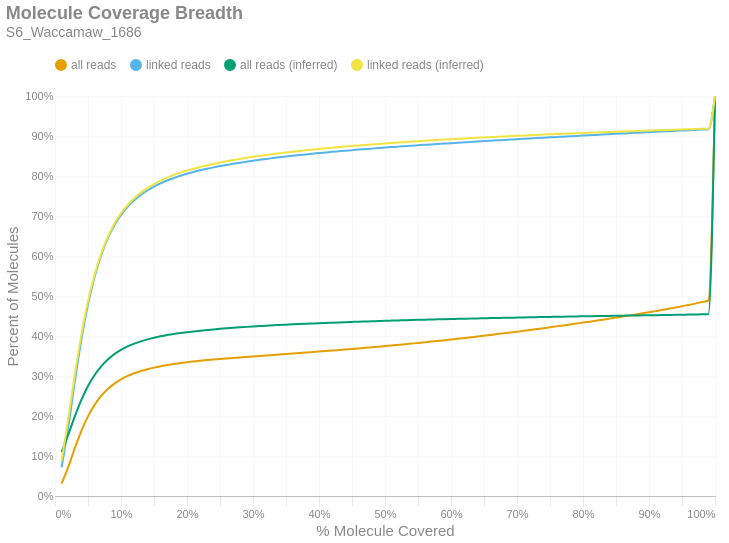

The notebook cell saved with this chart:
### Markdown cell above
### Molecule Read Coverage
This chart shows molecule coverage breadth as computed by the number of bases aligned to that molecule. In other words, "*how much of each unique long molecule is actually sequenced/aligned?*" Keep in mind there is a distinction between sequences and alignments, since some sequences belonging to a particular molecule may not align well and wouldn't appear in the alignment data. This chart also shows molecule coverage breadth as computed by the *inferred fragment* from which the aligned sequences originate. Unlike read coverage, this calculation takes into account the total insert size, including unsequenced gaps between the forward and reverse reads. Like the previous figures, these are cumulative percents.

### Code cell
if SKIPLR:
    print_html(f"Skipped")
else:
    binned_df = consolidated_hist(valids['coverage_bp'], mask, 0.01, True)
    binned_df_inf = consolidated_hist(valids['coverage_inserts'], mask, 0.01, True)
    binned_df = binned_df.with_columns(pl.lit(binned_df_inf['all reads (cumsum)']).alias('all reads (inferred)'))
    binned_df = binned_df.with_columns(pl.lit(binned_df_inf['linked reads (cumsum)']).alias('linked reads (inferred)'))
    binned_df = binned_df.with_columns(
        (pl.col('bin').cast(pl.Float64) + 0.01).alias('right_edge')
    )

    with SafeRender(binned_df):
        (
            density_plot(binned_df, 'Molecule Coverage Breadth', samplename, 'molcov', ['all reads (inferred)','linked reads (inferred)'])
            .encode(
                #x=alt.X('bin:Q', title="% Molecule Covered").axis(format = '%').scale(padding=0),
                x=alt.X('right_edge:Q', title="% Molecule Covered").axis(format='%').scale(padding=0),
                y=alt.Y('value:Q', title='Percent of Molecules')
                    .axis(format='%')
                    .stack(False)
                    .scale(domainMin=0, padding=0),
                color=alt.Color("key:N").scale(domain = ["all reads", "linked reads", "all reads (inferred)", "linked reads (inferred)"]),
                tooltip = [
                    alt.Tooltip("key:N", title = "Data Type"),
                    alt.Tooltip("range_label:N", title="% Molecule Covered"),
                    alt.Tooltip("value:Q", format = ".2%", title="% Molecules")
                ]
            )
        ).display()

### Figure 1 — Vega-Lite specification as saved in the notebook (floating-point values rounded to 4 significant figures)
{"width": "container", "height": 400, "config": {"title": {"anchor": "start", "dy": -15, "fontSize": 18, "color": "#888888", "subtitleColor": "#888888", "subtitleFontSize": 14}, "arc": {"fill": "#0072B2"}, "axis": {"domainColor": "#888888", "domainWidth": 0.5, "gridWidth": 0.2, "grid": false, "titleFontWeight": 400, "titleFontSize": 15, "labelFontSize": 11, "labelColor": "#888888", "tickColor": "#888888", "tickWidth": 0.2, "titleColor": "#888888"}, "axisBand": {"grid": false}, "axisX": {"grid": true, "tickSize": 10, "domainCap": "round"}, "axisY": {"domain": false, "grid": true, "tickSize": 0, "domainCap": "round"}, "background": "transparent", "header": {"labelFontSize": 15, "labelColor": "#888888", "titleFontSize": 15, "titleFontWeight": 600, "titleColor": "#888888"}, "legend": {"labelFont": "sans-serif", "labelFontSize": 12, "labelColor": "#888888", "symbolSize": 100, "symbolType": "circle", "titleFontSize": 12, "titlePadding": 10, "titleColor": "#888888", "title": null, "orient": "top"}, "range": {"category": ["#E69F00", "#56B4E9", "#009E73", "#F0E442", "#0072B2", "#D55E00", "#CC79A7", "#000000"], "diverging": ["#cfe8f3", "#a2d4ec", "#73bfe2", "#46abdb", "#1696d2", "#12719e"]}, "area": {"fill": "#0072B2", "fillOpacity": 0.7, "line": true, "strokeOpacity": 0.7}, "line": {"color": "#0072B2", "stroke": "#0072B2", "strokeWidth": 2}, "trail": {"color": "#0072B2", "stroke": "#0072B2", "strokeWidth": 0, "size": 1}, "point": {"filled": true, "fillOpacity": 1.0, "size": 95}, "text": {"color": "#888888", "fontSize": 11, "align": "right", "fontWeight": 400, "size": 11}, "bar": {"fill": "#0072B2", "stroke": null}, "view": {"stroke": null, "continuousWidth": 660, "continuousHeight": 400}}, "data": {"name": "data-00c81d967f9e94a91b48e7a7d887284a"}, "mark": {"type": "line", "interpolate": "monotone", "point": {"opacity": 0, "size": 275}}, "encoding": {"color": {"field": "key", "scale": {"domain": ["all reads", "linked reads", "all reads (inferred)", "linked reads (inferred)"]}, "type": "nominal"}, "tooltip": [{"field": "key", "title": "Data Type", "type": "nominal"}, {"field": "range_label", "title": "% Molecule Covered", "type": "nominal"}, {"field": "value", "format": ".2%", "title": "% Molecules", "type": "quantitative"}], "x": {"axis": {"format": "%"}, "field": "right_edge", "scale": {"padding": 0}, "title": "% Molecule Covered", "type": "quantitative"}, "y": {"axis": {"format": "%"}, "field": "value", "scale": {"domainMin": 0, "padding": 0}, "stack": false, "title": "Percent of Molecules", "type": "quantitative"}}, "params": [{"name": "param_c36ac31b6afebe62", "select": {"type": "point", "fields": ["key"]}, "bind": "legend"}], "title": {"text": "Molecule Coverage Breadth", "subtitle": "S6_Waccamaw_1686"}, "transform": [{"fold": ["all reads (cumsum)", "linked reads (cumsum)", "all reads (inferred)", "linked reads (inferred)"]}, {"calculate": "replace(datum.key, ' (cumsum)', '')", "as": "key"}, {"filter": {"param": "param_c36ac31b6afebe62"}}], "usermeta": {"embedOptions": {"downloadFileName": "S6_Waccamaw_1686.molcov"}}, "$schema": "https://vega.github.io/schema/vega-lite/v6.1.0.json", "datasets": {"data-00c81d967f9e94a91b48e7a7d887284a": [{"bin": "0.0", "interval": "0.0-0.01", "all reads": 0.03086, "linked reads": 0.07167, "all reads (cumsum)": 0.03086, "linked reads (cumsum)": 0.07167, "range_label": "0.0-0.01", "all reads (inferred)": 0.1101, "linked reads (inferred)": 0.08784, "right_edge": 0.01}, {"bin": "0.01", "interval": "0.01-0.02", "all reads": 0.04119, "linked reads": 0.09918, "all reads (cumsum)": 0.07205, "linked reads (cumsum)": 0.1709, "range_label": "0.01-0.02", "all reads (inferred)": 0.1529, "linked reads (inferred)": 0.1913, "right_edge": 0.02}, {"bin": "0.02", "interval": "0.02-0.03", "all reads": 0.04761, "linked reads": 0.1152, "all reads (cumsum)": 0.1197, "linked reads (cumsum)": 0.2861, "range_label": "0.02-0.03", "all reads (inferred)": 0.1989, "linked reads (inferred)": 0.3027, "right_edge": 0.03}, {"bin": "0.03", "interval": "0.03-0.04", "all reads": 0.0433, "linked reads": 0.1049, "all reads (cumsum)": 0.163, "linked reads (cumsum)": 0.391, "range_label": "0.03-0.04", "all reads (inferred)": 0.2404, "linked reads (inferred)": 0.4034, "right_edge": 0.04}, {"bin": "0.04", "interval": "0.04-0.05", "all reads": 0.03612, "linked reads": 0.08759, "all reads (cumsum)": 0.1991, "linked reads (cumsum)": 0.4786, "range_label": "0.04-0.05", "all reads (inferred)": 0.2749, "linked reads (inferred)": 0.4873, "right_edge": 0.05}, {"bin": "0.05", "interval": "0.05-0.06", "all reads": 0.02871, "linked reads": 0.06959, "all reads (cumsum)": 0.2278, "linked reads (cumsum)": 0.5482, "range_label": "0.05-0.06", "all reads (inferred)": 0.3024, "linked reads (inferred)": 0.554, "right_edge": 0.06}, {"bin": "0.06", "interval": "0.06-0.07", "all reads": 0.02234, "linked reads": 0.05413, "all reads (cumsum)": 0.2501, "linked reads (cumsum)": 0.6023, "range_label": "0.06-0.07", "all reads (inferred)": 0.3241, "linked reads (inferred)": 0.6067, "right_edge": 0.07}, {"bin": "0.07", "interval": "0.07-0.08", "all reads": 0.01734, "linked reads": 0.04199, "all reads (cumsum)": 0.2675, "linked reads (cumsum)": 0.6443, "range_label": "0.07-0.08", "all reads (inferred)": 0.3412, "linked reads (inferred)": 0.6481, "right_edge": 0.08}, {"bin": "0.08", "interval": "0.08-0.09", "all reads": 0.01348, "linked reads": 0.03262, "all reads (cumsum)": 0.281, "linked reads (cumsum)": 0.6769, "range_label": "0.08-0.09", "all reads (inferred)": 0.3548, "linked reads (inferred)": 0.6811, "right_edge": 0.09}, {"bin": "0.09", "interval": "0.09-0.1", "all reads": 0.01065, "linked reads": 0.02572, "all reads (cumsum)": 0.2916, "linked reads (cumsum)": 0.7026, "range_label": "0.09-0.1", "all reads (inferred)": 0.3655, "linked reads (inferred)": 0.707, "right_edge": 0.1}, {"bin": "0.1", "interval": "0.1-0.11", "all reads": 0.008509, "linked reads": 0.02052, "all reads (cumsum)": 0.3001, "linked reads (cumsum)": 0.7232, "range_label": "0.1-0.11", "all reads (inferred)": 0.374, "linked reads (inferred)": 0.7276, "right_edge": 0.11}, {"bin": "0.11", "interval": "0.11-0.12", "all reads": 0.006751, "linked reads": 0.01627, "all reads (cumsum)": 0.3069, "linked reads (cumsum)": 0.7394, "range_label": "0.11-0.12", "all reads (inferred)": 0.3809, "linked reads (inferred)": 0.7444, "right_edge": 0.12}, {"bin": "0.12", "interval": "0.12-0.13", "all reads": 0.005492, "linked reads": 0.01323, "all reads (cumsum)": 0.3124, "linked reads (cumsum)": 0.7527, "range_label": "0.12-0.13", "all reads (inferred)": 0.3867, "linked reads (inferred)": 0.7583, "right_edge": 0.13}, {"bin": "0.13", "interval": "0.13-0.14", "all reads": 0.004606, "linked reads": 0.0111, "all reads (cumsum)": 0.317, "linked reads (cumsum)": 0.7638, "range_label": "0.13-0.14", "all reads (inferred)": 0.3915, "linked reads (inferred)": 0.7701, "right_edge": 0.14}, {"bin": "0.14", "interval": "0.14-0.15", "all reads": 0.003994, "linked reads": 0.009601, "all reads (cumsum)": 0.321, "linked reads (cumsum)": 0.7734, "range_label": "0.14-0.15", "all reads (inferred)": 0.3956, "linked reads (inferred)": 0.7799, "right_edge": 0.15}, {"bin": "0.15", "interval": "0.15-0.16", "all reads": 0.003472, "linked reads": 0.008321, "all reads (cumsum)": 0.3244, "linked reads (cumsum)": 0.7817, "range_label": "0.15-0.16", "all reads (inferred)": 0.3992, "linked reads (inferred)": 0.7886, "right_edge": 0.16}, {"bin": "0.16", "interval": "0.16-0.17", "all reads": 0.002941, "linked reads": 0.007012, "all reads (cumsum)": 0.3274, "linked reads (cumsum)": 0.7887, "range_label": "0.16-0.17", "all reads (inferred)": 0.4023, "linked reads (inferred)": 0.796, "right_edge": 0.17}, {"bin": "0.17", "interval": "0.17-0.18", "all reads": 0.00263, "linked reads": 0.006268, "all reads (cumsum)": 0.33, "linked reads (cumsum)": 0.795, "range_label": "0.17-0.18", "all reads (inferred)": 0.405, "linked reads (inferred)": 0.8026, "right_edge": 0.18}, {"bin": "0.18", "interval": "0.18-0.19", "all reads": 0.002295, "linked reads": 0.00548, "all reads (cumsum)": 0.3323, "linked reads (cumsum)": 0.8004, "range_label": "0.18-0.19", "all reads (inferred)": 0.4074, "linked reads (inferred)": 0.8084, "right_edge": 0.19}, {"bin": "0.19", "interval": "0.19-0.2", "all reads": 0.002174, "linked reads": 0.00516, "all reads (cumsum)": 0.3345, "linked reads (cumsum)": 0.8056, "range_label": "0.19-0.2", "all reads (inferred)": 0.4096, "linked reads (inferred)": 0.8137, "right_edge": 0.2}, {"bin": "0.2", "interval": "0.2-0.21", "all reads": 0.001888, "linked reads": 0.004469, "all reads (cumsum)": 0.3364, "linked reads (cumsum)": 0.8101, "range_label": "0.2-0.21", "all reads (inferred)": 0.4115, "linked reads (inferred)": 0.8183, "right_edge": 0.21}, {"bin": "0.21", "interval": "0.21-0.22", "all reads": 0.001771, "linked reads": 0.004146, "all reads (cumsum)": 0.3381, "linked reads (cumsum)": 0.8142, "range_label": "0.21-0.22", "all reads (inferred)": 0.4133, "linked reads (inferred)": 0.8226, "right_edge": 0.22}, {"bin": "0.22", "interval": "0.22-0.23", "all reads": 0.001643, "linked reads": 0.003841, "all reads (cumsum)": 0.3398, "linked reads (cumsum)": 0.8181, "range_label": "0.22-0.23", "all reads (inferred)": 0.4149, "linked reads (inferred)": 0.8264, "right_edge": 0.23}, {"bin": "0.23", "interval": "0.23-0.24", "all reads": 0.001531, "linked reads": 0.003543, "all reads (cumsum)": 0.3413, "linked reads (cumsum)": 0.8216, "range_label": "0.23-0.24", "all reads (inferred)": 0.4164, "linked reads (inferred)": 0.8302, "right_edge": 0.24}, {"bin": "0.24", "interval": "0.24-0.25", "all reads": 0.001386, "linked reads": 0.003153, "all reads (cumsum)": 0.3427, "linked reads (cumsum)": 0.8248, "range_label": "0.24-0.25", "all reads (inferred)": 0.4179, "linked reads (inferred)": 0.8336, "right_edge": 0.25}, {"bin": "0.25", "interval": "0.25-0.26", "all reads": 0.001302, "linked reads": 0.002938, "all reads (cumsum)": 0.344, "linked reads (cumsum)": 0.8277, "range_label": "0.25-0.26", "all reads (inferred)": 0.4192, "linked reads (inferred)": 0.8369, "right_edge": 0.26}, {"bin": "0.26", "interval": "0.26-0.27", "all reads": 0.001276, "linked reads": 0.002885, "all reads (cumsum)": 0.3453, "linked reads (cumsum)": 0.8306, "range_label": "0.26-0.27", "all reads (inferred)": 0.4205, "linked reads (inferred)": 0.8399, "right_edge": 0.27}, {"bin": "0.27", "interval": "0.27-0.28", "all reads": 0.001241, "linked reads": 0.002725, "all reads (cumsum)": 0.3465, "linked reads (cumsum)": 0.8333, "range_label": "0.27-0.28", "all reads (inferred)": 0.4217, "linked reads (inferred)": 0.8428, "right_edge": 0.28}, {"bin": "0.28", "interval": "0.28-0.29", "all reads": 0.001214, "linked reads": 0.002563, "all reads (cumsum)": 0.3477, "linked reads (cumsum)": 0.8359, "range_label": "0.28-0.29", "all reads (inferred)": 0.4228, "linked reads (inferred)": 0.8455, "right_edge": 0.29}, {"bin": "0.29", "interval": "0.29-0.3", "all reads": 0.001216, "linked reads": 0.002445, "all reads (cumsum)": 0.3489, "linked reads (cumsum)": 0.8383, "range_label": "0.29-0.3", "all reads (inferred)": 0.4239, "linked reads (inferred)": 0.848, "right_edge": 0.3}, {"bin": "0.3", "interval": "0.3-0.31", "all reads": 0.001168, "linked reads": 0.002268, "all reads (cumsum)": 0.3501, "linked reads (cumsum)": 0.8406, "range_label": "0.3-0.31", "all reads (inferred)": 0.4248, "linked reads (inferred)": 0.8503, "right_edge": 0.31}, {"bin": "0.31", "interval": "0.31-0.32", "all reads": 0.001205, "linked reads": 0.002157, "all reads (cumsum)": 0.3513, "linked reads (cumsum)": 0.8427, "range_label": "0.31-0.32", "all reads (inferred)": 0.4258, "linked reads (inferred)": 0.8527, "right_edge": 0.32}, {"bin": "0.32", "interval": "0.32-0.33", "all reads": 0.001169, "linked reads": 0.002001, "all reads (cumsum)": 0.3525, "linked reads (cumsum)": 0.8447, "range_label": "0.32-0.33", "all reads (inferred)": 0.4268, "linked reads (inferred)": 0.855, "right_edge": 0.33}, {"bin": "0.33", "interval": "0.33-0.34", "all reads": 0.001193, "linked reads": 0.002004, "all reads (cumsum)": 0.3537, "linked reads (cumsum)": 0.8467, "range_label": "0.33-0.34", "all reads (inferred)": 0.4276, "linked reads (inferred)": 0.8569, "right_edge": 0.34}, {"bin": "0.34", "interval": "0.34-0.35", "all reads": 0.001249, "linked reads": 0.001972, "all reads (cumsum)": 0.3549, "linked reads (cumsum)": 0.8487, "range_label": "0.34-0.35", "all reads (inferred)": 0.4284, "linked reads (inferred)": 0.8589, "right_edge": 0.35}, {"bin": "0.35", "interval": "0.35-0.36", "all reads": 0.001196, "linked reads": 0.001899, "all reads (cumsum)": 0.3561, "linked reads (cumsum)": 0.8506, "range_label": "0.35-0.36", "all reads (inferred)": 0.4292, "linked reads (inferred)": 0.8608, "right_edge": 0.36}, {"bin": "0.36", "interval": "0.36-0.37", "all reads": 0.001224, "linked reads": 0.001805, "all reads (cumsum)": 0.3573, "linked reads (cumsum)": 0.8524, "range_label": "0.36-0.37", "all reads (inferred)": 0.43, "linked reads (inferred)": 0.8626, "right_edge": 0.37}, {"bin": "0.37", "interval": "0.37-0.38", "all reads": 0.001177, "linked reads": 0.001594, "all reads (cumsum)": 0.3585, "linked reads (cumsum)": 0.854, "range_label": "0.37-0.38", "all reads (inferred)": 0.4307, "linked reads (inferred)": 0.8644, "right_edge": 0.38}, {"bin": "0.38", "interval": "0.38-0.39", "all reads": 0.001255, "linked reads": 0.001649, "all reads (cumsum)": 0.3598, "linked reads (cumsum)": 0.8557, "range_label": "0.38-0.39", "all reads (inferred)": 0.4314, "linked reads (inferred)": 0.866, "right_edge": 0.39}, {"bin": "0.39", "interval": "0.39-0.4", "all reads": 0.001284, "linked reads": 0.001635, "all reads (cumsum)": 0.3611, "linked reads (cumsum)": 0.8573, "range_label": "0.39-0.4", "all reads (inferred)": 0.4321, "linked reads (inferred)": 0.8677, "right_edge": 0.4}, {"bin": "0.4", "interval": "0.4-0.41", "all reads": 0.001254, "linked reads": 0.00151, "all reads (cumsum)": 0.3623, "linked reads (cumsum)": 0.8588, "range_label": "0.4-0.41", "all reads (inferred)": 0.4328, "linked reads (inferred)": 0.8692, "right_edge": 0.41}, {"bin": "0.41", "interval": "0.41-0.42", "all reads": 0.001296, "linked reads": 0.001532, "all reads (cumsum)": 0.3636, "linked reads (cumsum)": 0.8603, "range_label": "0.41-0.42", "all reads (inferred)": 0.4334, "linked reads (inferred)": 0.8708, "right_edge": 0.42}, {"bin": "0.42", "interval": "0.42-0.43", "all reads": 0.001349, "linked reads": 0.001463, "all reads (cumsum)": 0.365, "linked reads (cumsum)": 0.8618, "range_label": "0.42-0.43", "all reads (inferred)": 0.4341, "linked reads (inferred)": 0.8723, "right_edge": 0.43}, {"bin": "0.43", "interval": "0.43-0.44", "all reads": 0.001365, "linked reads": 0.001461, "all reads (cumsum)": 0.3663, "linked reads (cumsum)": 0.8633, "range_label": "0.43-0.44", "all reads (inferred)": 0.4347, "linked reads (inferred)": 0.8737, "right_edge": 0.44}, {"bin": "0.44", "interval": "0.44-0.45", "all reads": 0.001363, "linked reads": 0.00139, "all reads (cumsum)": 0.3677, "linked reads (cumsum)": 0.8647, "range_label": "0.44-0.45", "all reads (inferred)": 0.4352, "linked reads (inferred)": 0.875, "right_edge": 0.45}, {"bin": "0.45", "interval": "0.45-0.46", "all reads": 0.001371, "linked reads": 0.001337, "all reads (cumsum)": 0.3691, "linked reads (cumsum)": 0.866, "range_label": "0.45-0.46", "all reads (inferred)": 0.4358, "linked reads (inferred)": 0.8764, "right_edge": 0.46}, {"bin": "0.46", "interval": "0.46-0.47", "all reads": 0.001347, "linked reads": 0.00119, "all reads (cumsum)": 0.3704, "linked reads (cumsum)": 0.8672, "range_label": "0.46-0.47", "all reads (inferred)": 0.4363, "linked reads (inferred)": 0.8777, "right_edge": 0.47}, {"bin": "0.47", "interval": "0.47-0.48", "all reads": 0.001408, "linked reads": 0.001253, "all reads (cumsum)": 0.3718, "linked reads (cumsum)": 0.8684, "range_label": "0.47-0.48", "all reads (inferred)": 0.4369, "linked reads (inferred)": 0.879, "right_edge": 0.48}, {"bin": "0.48", "interval": "0.48-0.49", "all reads": 0.001425, "linked reads": 0.001281, "all reads (cumsum)": 0.3732, "linked reads (cumsum)": 0.8697, "range_label": "0.48-0.49", "all reads (inferred)": 0.4374, "linked reads (inferred)": 0.8802, "right_edge": 0.49}, {"bin": "0.49", "interval": "0.49-0.5", "all reads": 0.00164, "linked reads": 0.001337, "all reads (cumsum)": 0.3749, "linked reads (cumsum)": 0.8711, "range_label": "0.49-0.5", "all reads (inferred)": 0.438, "linked reads (inferred)": 0.8815, "right_edge": 0.5}, {"bin": "0.5", "interval": "0.5-0.51", "all reads": 0.001403, "linked reads": 0.001169, "all reads (cumsum)": 0.3763, "linked reads (cumsum)": 0.8722, "range_label": "0.5-0.51", "all reads (inferred)": 0.4385, "linked reads (inferred)": 0.8827, "right_edge": 0.51}, {"bin": "0.51", "interval": "0.51-0.52", "all reads": 0.001535, "linked reads": 0.001219, "all reads (cumsum)": 0.3778, "linked reads (cumsum)": 0.8734, "range_label": "0.51-0.52", "all reads (inferred)": 0.4389, "linked reads (inferred)": 0.8838, "right_edge": 0.52}, {"bin": "0.52", "interval": "0.52-0.53", "all reads": 0.001552, "linked reads": 0.001147, "all reads (cumsum)": 0.3794, "linked reads (cumsum)": 0.8746, "range_label": "0.52-0.53", "all reads (inferred)": 0.4394, "linked reads (inferred)": 0.8849, "right_edge": 0.53}, {"bin": "0.53", "interval": "0.53-0.54", "all reads": 0.001632, "linked reads": 0.001174, "all reads (cumsum)": 0.381, "linked reads (cumsum)": 0.8758, "range_label": "0.53-0.54", "all reads (inferred)": 0.4399, "linked reads (inferred)": 0.886, "right_edge": 0.54}, {"bin": "0.54", "interval": "0.54-0.55", "all reads": 0.00163, "linked reads": 0.001084, "all reads (cumsum)": 0.3826, "linked reads (cumsum)": 0.8768, "range_label": "0.54-0.55", "all reads (inferred)": 0.4404, "linked reads (inferred)": 0.8871, "right_edge": 0.55}, {"bin": "0.55", "interval": "0.55-0.56", "all reads": 0.001711, "linked reads": 0.001086, "all reads (cumsum)": 0.3843, "linked reads (cumsum)": 0.8779, "range_label": "0.55-0.56", "all reads (inferred)": 0.4408, "linked reads (inferred)": 0.8881, "right_edge": 0.56}, {"bin": "0.56", "interval": "0.56-0.57", "all reads": 0.00169, "linked reads": 0.001093, "all reads (cumsum)": 0.386, "linked reads (cumsum)": 0.879, "range_label": "0.56-0.57", "all reads (inferred)": 0.4412, "linked reads (inferred)": 0.8891, "right_edge": 0.57}, {"bin": "0.57", "interval": "0.57-0.58", "all reads": 0.001631, "linked reads": 0.001039, "all reads (cumsum)": 0.3877, "linked reads (cumsum)": 0.8801, "range_label": "0.57-0.58", "all reads (inferred)": 0.4417, "linked reads (inferred)": 0.8901, "right_edge": 0.58}, {"bin": "0.58", "interval": "0.58-0.59", "all reads": 0.001766, "linked reads": 0.001001, "all reads (cumsum)": 0.3894, "linked reads (cumsum)": 0.8811, "range_label": "0.58-0.59", "all reads (inferred)": 0.4421, "linked reads (inferred)": 0.8911, "right_edge": 0.59}, {"bin": "0.59", "interval": "0.59-0.6", "all reads": 0.001795, "linked reads": 0.001063, "all reads (cumsum)": 0.3912, "linked reads (cumsum)": 0.8821, "range_label": "0.59-0.6", "all reads (inferred)": 0.4425, "linked reads (inferred)": 0.8921, "right_edge": 0.6}, {"bin": "0.6", "interval": "0.6-0.61", "all reads": 0.001767, "linked reads": 0.0009368, "all reads (cumsum)": 0.393, "linked reads (cumsum)": 0.8831, "range_label": "0.6-0.61", "all reads (inferred)": 0.4429, "linked reads (inferred)": 0.893, "right_edge": 0.61}, {"bin": "0.61", "interval": "0.61-0.62", "all reads": 0.001898, "linked reads": 0.001024, "all reads (cumsum)": 0.3949, "linked reads (cumsum)": 0.8841, "range_label": "0.61-0.62", "all reads (inferred)": 0.4433, "linked reads (inferred)": 0.8938, "right_edge": 0.62}, {"bin": "0.62", "interval": "0.62-0.63", "all reads": 0.001926, "linked reads": 0.001025, "all reads (cumsum)": 0.3968, "linked reads (cumsum)": 0.8851, "range_label": "0.62-0.63", "all reads (inferred)": 0.4436, "linked reads (inferred)": 0.8947, "right_edge": 0.63}, {"bin": "0.63", "interval": "0.63-0.64", "all reads": 0.001872, "linked reads": 0.001, "all reads (cumsum)": 0.3987, "linked reads (cumsum)": 0.8861, "range_label": "0.63-0.64", "all reads (inferred)": 0.444, "linked reads (inferred)": 0.8956, "right_edge": 0.64}, {"bin": "0.64", "interval": "0.64-0.65", "all reads": 0.002001, "linked reads": 0.001081, "all reads (cumsum)": 0.4007, "linked reads (cumsum)": 0.8872, "range_label": "0.64-0.65", "all reads (inferred)": 0.4444, "linked reads (inferred)": 0.8964, "right_edge": 0.65}, {"bin": "0.65", "interval": "0.65-0.66", "all reads": 0.002056, "linked reads": 0.00101, "all reads (cumsum)": 0.4027, "linked reads (cumsum)": 0.8882, "range_label": "0.65-0.66", "all reads (inferred)": 0.4447, "linked reads (inferred)": 0.8973, "right_edge": 0.66}, {"bin": "0.66", "interval": "0.66-0.67", "all reads": 0.002003, "linked reads": 0.0009677, "all reads (cumsum)": 0.4047, "linked reads (cumsum)": 0.8892, "range_label": "0.66-0.67", "all reads (inferred)": 0.4451, "linked reads (inferred)": 0.8981, "right_edge": 0.67}, {"bin": "0.67", "interval": "0.67-0.68", "all reads": 0.001992, "linked reads": 0.001007, "all reads (cumsum)": 0.4067, "linked reads (cumsum)": 0.8902, "range_label": "0.67-0.68", "all reads (inferred)": 0.4454, "linked reads (inferred)": 0.8989, "right_edge": 0.68}, {"bin": "0.68", "interval": "0.68-0.69", "all reads": 0.002051, "linked reads": 0.0009466, "all reads (cumsum)": 0.4088, "linked reads (cumsum)": 0.8911, "range_label": "0.68-0.69", "all reads (inferred)": 0.4458, "linked reads (inferred)": 0.8997, "right_edge": 0.69}, {"bin": "0.69", "interval": "0.69-0.7", "all reads": 0.002114, "linked reads": 0.0009466, "all reads (cumsum)": 0.4109, "linked reads (cumsum)": 0.8921, "range_label": "0.69-0.7", "all reads (inferred)": 0.4461, "linked reads (inferred)": 0.9005, "right_edge": 0.7}, {"bin": "0.7", "interval": "0.7-0.71", "all reads": 0.002114, "linked reads": 0.0008806, "all reads (cumsum)": 0.413, "linked reads (cumsum)": 0.893, "range_label": "0.7-0.71", "all reads (inferred)": 0.4464, "linked reads (inferred)": 0.9013, "right_edge": 0.71}, {"bin": "0.71", "interval": "0.71-0.72", "all reads": 0.002097, "linked reads": 0.0009213, "all reads (cumsum)": 0.4151, "linked reads (cumsum)": 0.8939, "range_label": "0.71-0.72", "all reads (inferred)": 0.4468, "linked reads (inferred)": 0.902, "right_edge": 0.72}, {"bin": "0.72", "interval": "0.72-0.73", "all reads": 0.002255, "linked reads": 0.0009466, "all reads (cumsum)": 0.4174, "linked reads (cumsum)": 0.8948, "range_label": "0.72-0.73", "all reads (inferred)": 0.4471, "linked reads (inferred)": 0.9028, "right_edge": 0.73}, {"bin": "0.73", "interval": "0.73-0.74", "all reads": 0.002163, "linked reads": 0.000875, "all reads (cumsum)": 0.4195, "linked reads (cumsum)": 0.8957, "range_label": "0.73-0.74", "all reads (inferred)": 0.4474, "linked reads (inferred)": 0.9036, "right_edge": 0.74}, {"bin": "0.74", "interval": "0.74-0.75", "all reads": 0.002286, "linked reads": 0.0009003, "all reads (cumsum)": 0.4218, "linked reads (cumsum)": 0.8966, "range_label": "0.74-0.75", "all reads (inferred)": 0.4477, "linked reads (inferred)": 0.9043, "right_edge": 0.75}, {"bin": "0.75", "interval": "0.75-0.76", "all reads": 0.002235, "linked reads": 0.0008637, "all reads (cumsum)": 0.424, "linked reads (cumsum)": 0.8975, "range_label": "0.75-0.76", "all reads (inferred)": 0.448, "linked reads (inferred)": 0.9049, "right_edge": 0.76}, {"bin": "0.76", "interval": "0.76-0.77", "all reads": 0.002289, "linked reads": 0.0009073, "all reads (cumsum)": 0.4263, "linked reads (cumsum)": 0.8984, "range_label": "0.76-0.77", "all reads (inferred)": 0.4483, "linked reads (inferred)": 0.9056, "right_edge": 0.77}, {"bin": "0.77", "interval": "0.77-0.78", "all reads": 0.002327, "linked reads": 0.0008595, "all reads (cumsum)": 0.4287, "linked reads (cumsum)": 0.8992, "range_label": "0.77-0.78", "all reads (inferred)": 0.4486, "linked reads (inferred)": 0.9063, "right_edge": 0.78}, {"bin": "0.78", "interval": "0.78-0.79", "all reads": 0.002407, "linked reads": 0.0009087, "all reads (cumsum)": 0.4311, "linked reads (cumsum)": 0.9001, "range_label": "0.78-0.79", "all reads (inferred)": 0.4489, "linked reads (inferred)": 0.907, "right_edge": 0.79}, {"bin": "0.79", "interval": "0.79-0.8", "all reads": 0.002512, "linked reads": 0.0008286, "all reads (cumsum)": 0.4336, "linked reads (cumsum)": 0.901, "range_label": "0.79-0.8", "all reads (inferred)": 0.4492, "linked reads (inferred)": 0.9076, "right_edge": 0.8}, {"bin": "0.8", "interval": "0.8-0.81", "all reads": 0.002316, "linked reads": 0.0008525, "all reads (cumsum)": 0.4359, "linked reads (cumsum)": 0.9018, "range_label": "0.8-0.81", "all reads (inferred)": 0.4495, "linked reads (inferred)": 0.9082, "right_edge": 0.81}, {"bin": "0.81", "interval": "0.81-0.82", "all reads": 0.002482, "linked reads": 0.0008989, "all reads (cumsum)": 0.4384, "linked reads (cumsum)": 0.9027, "range_label": "0.81-0.82", "all reads (inferred)": 0.4497, "linked reads (inferred)": 0.9088, "right_edge": 0.82}, {"bin": "0.82", "interval": "0.82-0.83", "all reads": 0.002487, "linked reads": 0.000809, "all reads (cumsum)": 0.4409, "linked reads (cumsum)": 0.9035, "range_label": "0.82-0.83", "all reads (inferred)": 0.45, "linked reads (inferred)": 0.9094, "right_edge": 0.83}, {"bin": "0.83", "interval": "0.83-0.84", "all reads": 0.002578, "linked reads": 0.0009396, "all reads (cumsum)": 0.4434, "linked reads (cumsum)": 0.9045, "range_label": "0.83-0.84", "all reads (inferred)": 0.4503, "linked reads (inferred)": 0.9101, "right_edge": 0.84}, {"bin": "0.84", "interval": "0.84-0.85", "all reads": 0.002585, "linked reads": 0.0009171, "all reads (cumsum)": 0.446, "linked reads (cumsum)": 0.9054, "range_label": "0.84-0.85", "all reads (inferred)": 0.4506, "linked reads (inferred)": 0.9107, "right_edge": 0.85}, {"bin": "0.85", "interval": "0.85-0.86", "all reads": 0.002574, "linked reads": 0.0008216, "all reads (cumsum)": 0.4486, "linked reads (cumsum)": 0.9062, "range_label": "0.85-0.86", "all reads (inferred)": 0.4508, "linked reads (inferred)": 0.9113, "right_edge": 0.86}, {"bin": "0.86", "interval": "0.86-0.87", "all reads": 0.00263, "linked reads": 0.0008244, "all reads (cumsum)": 0.4512, "linked reads (cumsum)": 0.907, "range_label": "0.86-0.87", "all reads (inferred)": 0.4511, "linked reads (inferred)": 0.9118, "right_edge": 0.87}, {"bin": "0.87", "interval": "0.87-0.88", "all reads": 0.002744, "linked reads": 0.0008343, "all reads (cumsum)": 0.454, "linked reads (cumsum)": 0.9079, "range_label": "0.87-0.88", "all reads (inferred)": 0.4513, "linked reads (inferred)": 0.9124, "right_edge": 0.88}, {"bin": "0.88", "interval": "0.88-0.89", "all reads": 0.002673, "linked reads": 0.0008469, "all reads (cumsum)": 0.4566, "linked reads (cumsum)": 0.9087, "range_label": "0.88-0.89", "all reads (inferred)": 0.4516, "linked reads (inferred)": 0.9129, "right_edge": 0.89}, {"bin": "0.89", "interval": "0.89-0.9", "all reads": 0.002847, "linked reads": 0.000889, "all reads (cumsum)": 0.4595, "linked reads (cumsum)": 0.9096, "range_label": "0.89-0.9", "all reads (inferred)": 0.4519, "linked reads (inferred)": 0.9135, "right_edge": 0.9}, {"bin": "0.9", "interval": "0.9-0.91", "all reads": 0.002692, "linked reads": 0.000764, "all reads (cumsum)": 0.4622, "linked reads (cumsum)": 0.9104, "range_label": "0.9-0.91", "all reads (inferred)": 0.4521, "linked reads (inferred)": 0.9141, "right_edge": 0.91}, {"bin": "0.91", "interval": "0.91-0.92", "all reads": 0.003079, "linked reads": 0.0008188, "all reads (cumsum)": 0.4653, "linked reads (cumsum)": 0.9112, "range_label": "0.91-0.92", "all reads (inferred)": 0.4524, "linked reads (inferred)": 0.9147, "right_edge": 0.92}, {"bin": "0.92", "interval": "0.92-0.93", "all reads": 0.002836, "linked reads": 0.0008722, "all reads (cumsum)": 0.4681, "linked reads (cumsum)": 0.9121, "range_label": "0.92-0.93", "all reads (inferred)": 0.4526, "linked reads (inferred)": 0.9152, "right_edge": 0.93}, {"bin": "0.93", "interval": "0.93-0.94", "all reads": 0.00307, "linked reads": 0.0008048, "all reads (cumsum)": 0.4712, "linked reads (cumsum)": 0.9129, "range_label": "0.93-0.94", "all reads (inferred)": 0.4529, "linked reads (inferred)": 0.9157, "right_edge": 0.94}, {"bin": "0.94", "interval": "0.94-0.95", "all reads": 0.003332, "linked reads": 0.0007949, "all reads (cumsum)": 0.4745, "linked reads (cumsum)": 0.9137, "range_label": "0.94-0.95", "all reads (inferred)": 0.4532, "linked reads (inferred)": 0.9163, "right_edge": 0.95}, {"bin": "0.95", "interval": "0.95-0.96", "all reads": 0.002962, "linked reads": 0.0008371, "all reads (cumsum)": 0.4775, "linked reads (cumsum)": 0.9145, "range_label": "0.95-0.96", "all reads (inferred)": 0.4536, "linked reads (inferred)": 0.9169, "right_edge": 0.96}, {"bin": "0.96", "interval": "0.96-0.97", "all reads": 0.00346, "linked reads": 0.0007711, "all reads (cumsum)": 0.4809, "linked reads (cumsum)": 0.9153, "range_label": "0.96-0.97", "all reads (inferred)": 0.4539, "linked reads (inferred)": 0.9175, "right_edge": 0.97}, {"bin": "0.97", "interval": "0.97-0.98", "all reads": 0.003902, "linked reads": 0.0007753, "all reads (cumsum)": 0.4848, "linked reads (cumsum)": 0.916, "range_label": "0.97-0.98", "all reads (inferred)": 0.4542, "linked reads (inferred)": 0.918, "right_edge": 0.98}, {"bin": "0.98", "interval": "0.98-0.99", "all reads": 0.00387, "linked reads": 0.0008567, "all reads (cumsum)": 0.4887, "linked reads (cumsum)": 0.9169, "range_label": "0.98-0.99", "all reads (inferred)": 0.4545, "linked reads (inferred)": 0.9184, "right_edge": 0.99}, {"bin": "0.99", "interval": "0.99-1.0", "all reads": 0.5113, "linked reads": 0.08311, "all reads (cumsum)": 1.0, "linked reads (cumsum)": 1.0, "range_label": "0.99-1.0", "all reads (inferred)": 1.0, "linked reads (inferred)": 1.0, "right_edge": 1.0}]}}
